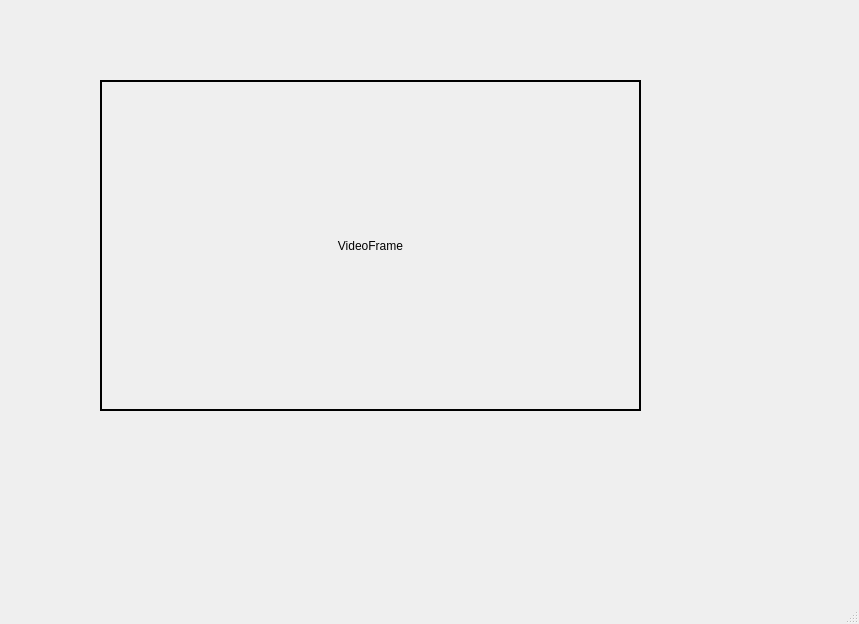
<?xml version="1.0" encoding="UTF-8"?>
<ui version="4.0">
 <class>MainWindow</class>
 <widget class="QMainWindow" name="MainWindow">
  <property name="geometry">
   <rect>
    <x>0</x>
    <y>0</y>
    <width>859</width>
    <height>624</height>
   </rect>
  </property>
  <property name="windowTitle">
   <string>MainWindow</string>
  </property>
  <widget class="QWidget" name="centralwidget">
   <widget class="QLabel" name="videoFrameLabel">
    <property name="geometry">
     <rect>
      <x>100</x>
      <y>80</y>
      <width>541</width>
      <height>331</height>
     </rect>
    </property>
    <property name="frameShape">
     <enum>QFrame::Shape::Box</enum>
    </property>
    <property name="lineWidth">
     <number>2</number>
    </property>
    <property name="text">
     <string>VideoFrame</string>
    </property>
    <property name="alignment">
     <set>Qt::AlignmentFlag::AlignCenter</set>
    </property>
   </widget>
  </widget>
  <widget class="QMenuBar" name="menubar">
   <property name="geometry">
    <rect>
     <x>0</x>
     <y>0</y>
     <width>859</width>
     <height>33</height>
    </rect>
   </property>
  </widget>
  <widget class="QStatusBar" name="statusbar"/>
 </widget>
 <resources/>
 <connections/>
</ui>
